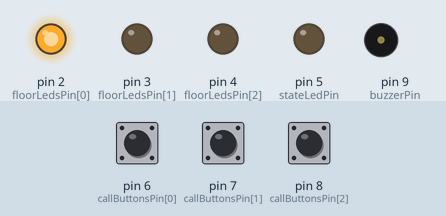
This sketch was run on a simulated Arduino Uno, built with avr-gcc and run on an emulated ATmega328P. Parts: output pins drawn as LEDs (lit = HIGH), buzzer (waves = sounding). The test bench sets the inputs (shaded band); at power-on: pin 7 (callButtonsPin[1]) HIGH, pin 6 (callButtonsPin[0]) HIGH, pin 8 (callButtonsPin[2]) HIGH.

Above: at 1.2 s.
1.3 s: pin 7 (callButtonsPin[1]) pulled LOW for 0.15 s
At 1.7 s:
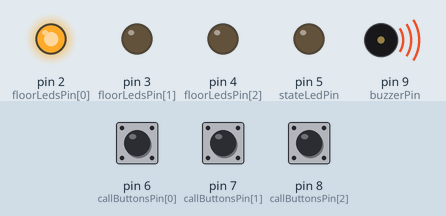
4.4 s: pin 6 (callButtonsPin[0]) pulled LOW for 3.2 s
At 6.8 s:
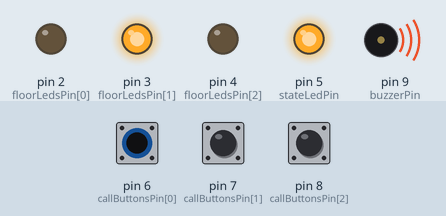
10.2 s: pin 8 (callButtonsPin[2]) pulled LOW for 3.2 s
At 11.9 s:
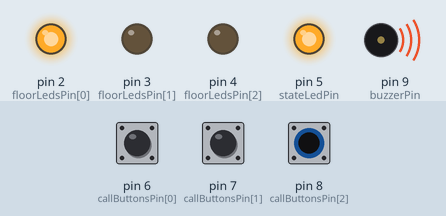
16.4 s: pin 6 (callButtonsPin[0]) pulled LOW for 1 s
At 17.8 s:
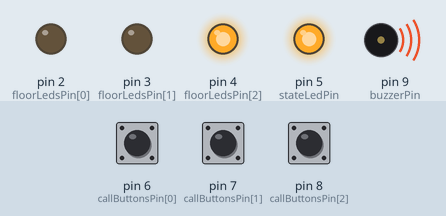
20.4 s: pin 7 (callButtonsPin[1]) pulled LOW for 3.2 s
At 23.7 s:
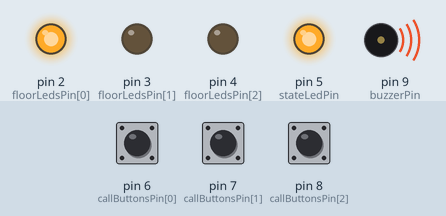
Timing chart, 0 to 26.1 s (numbered marks = the images above; inputs shaded):
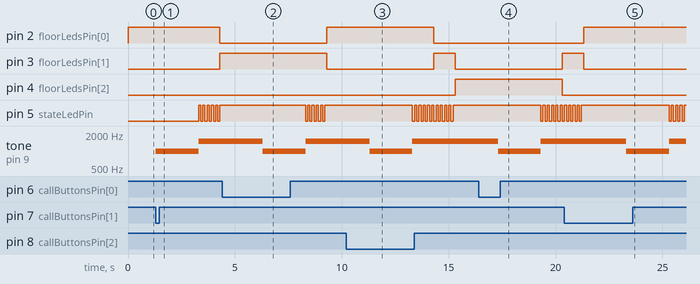

The sketch:

homework_3.ino
```cpp
/*
Homework 3

This sketch creates a state-based control system that simulates a 3-floor elevator.
I am using the following components:
  * 3 red LEDs - each of these represents one of the 3 floors.
  * a green LED - it represents the elevator's operational state. It should blink when the
  elevator is moving and remain static when stationary.
  * 3 buttons - they represent the call buttons from the 3 floors.
  * buzzer - it should sound when:
    - elevator is arriving at the desired floor
    - elevator doors are closing and movement ( 2 different sounds)
Also, this code includes debounce for button presses.

Created 28/10/2023
By Ana-Iulia Staci

Modified 29/10/2023
By Ana-Iulia Staci

https://github.com/iuliastaci/IntroductionToRobotics

*/

// Define the pins for LEDs, buttons and buzzer
const int floorLedsPin[] = {2, 3, 4}; // Array to store pins for floor indicator LEDs
const int stateLedPin = 5; // Pin for the state indicator LED
const int callButtonsPin[] = {6, 7, 8}; // Array to store pins for call buttons
const int buzzerPin = 9; // Pin for the buzzer

// Elevator states
enum ElevatorState {IDLE, MOVING, DOORS_OPEN, DOORS_CLOSE};

ElevatorState elevatorState = IDLE; // Initializing the elevator state
int currentFloor = 1;
int targetFloor = 1;
unsigned long lastStateChangeTime = 0;
unsigned long debounceDelay = 50; // Delay for button debouncing

byte callButtonState; // Store the state of a call button
byte stateLedValue; // Store the state LED value (HIGH or LOW)

int doorsClosingTime = 2000; // Time it takes for doors to close (in milliseconds)
int doorsOpeningTime = 2000; // Time it takes for doors to open (in milliseconds)
int movingTime = 1000; // Time it takes for the elevator to move between floors (in milliseconds)
int buzzerSoundTime = 100; // Duration for the buzzer sound (in milliseconds)

unsigned long previousBlinkTime = 0;
unsigned long currentBlinkTime;
const unsigned long blinkingInterval = 100; // Interval for blinking the state LED


bool buzzerOn = false; // Flag to track if the buzzer is ON or OFF

int buttonPressSoundFrequency = 1000; // Frequency of the buzzer for the button press
int doorsClosingSoundFrequency = 1500; // Frequency of the buzzer for doors closing
int doorsOpeningSoundFrequency = 2000; // Frequency of the buzzer for doors opening


void setup() {
  // Initialize pins
  for(int i = 0; i < 3; i++) {
    pinMode(floorLedsPin[i], OUTPUT);
    pinMode(callButtonsPin[i], INPUT_PULLUP); // Use INPUT_PULLUP for button debouncing
  }
  pinMode(stateLedPin, OUTPUT);
  pinMode(buzzerPin, OUTPUT);

  // Initialize the elevator at the first floor
  digitalWrite(floorLedsPin[0], HIGH); // Turn on the first floor LED
  noTone(buzzerPin); // Turn offn the buzzer

  Serial.begin(9600);

}

void loop() {
  switch (elevatorState) {
  case IDLE:
    // Check for button presses
    for (int i = 0; i < 3; i++) {
      callButtonState = digitalRead(callButtonsPin[i]);
      if (callButtonState == LOW && millis() - lastStateChangeTime > debounceDelay) {
        targetFloor = i + 1;
        if (targetFloor != currentFloor) {
          elevatorState = DOORS_CLOSE;
          lastStateChangeTime = millis();
          // Sound for button press
          buzzerOn = true;
          tone(buzzerPin, buttonPressSoundFrequency);
        }
      }
    }
    break;

  case DOORS_CLOSE:
    if (millis() - lastStateChangeTime > doorsClosingTime) {
    elevatorState = MOVING;
    // Sound for doors closing
    buzzerOn = true;
    tone(buzzerPin, doorsClosingSoundFrequency);
    lastStateChangeTime = millis();
    }
    break;

  case MOVING:
    // Blink the state LED to indicate movement
    currentBlinkTime = millis();
    if (currentBlinkTime - previousBlinkTime >= blinkingInterval) {
      previousBlinkTime = currentBlinkTime;
      stateLedValue = !digitalRead(stateLedPin);
      digitalWrite(stateLedPin, stateLedValue);
    }
    // Check if elevator is moving up
    if (currentFloor < targetFloor) {
      if (millis() - lastStateChangeTime > movingTime) {
        digitalWrite(floorLedsPin[currentFloor - 1], LOW);
        currentFloor++;
        digitalWrite(floorLedsPin[currentFloor - 1], HIGH);
        lastStateChangeTime = millis();

      }
    } else if (currentFloor > targetFloor) { // Check if elevator is moving down
      if (millis() - lastStateChangeTime > movingTime) {
        digitalWrite(floorLedsPin[currentFloor - 1], LOW);
        currentFloor--;
        digitalWrite(floorLedsPin[currentFloor - 1], HIGH);
        lastStateChangeTime = millis();
      }
    } else { // Elevator arrives at the desired floor
      elevatorState = DOORS_OPEN;
      lastStateChangeTime = millis();
      digitalWrite(stateLedPin, HIGH);
    }
    break;

  case DOORS_OPEN:
    if (millis() - lastStateChangeTime > doorsOpeningTime) {
      elevatorState = IDLE;
      // Sound for doors opening
      buzzerOn = true;
      tone(buzzerPin, doorsOpeningSoundFrequency);
      currentFloor = targetFloor;
      digitalWrite(floorLedsPin[currentFloor - 1], HIGH);
      // Turn off the buzzer after opening the doors
      if (buzzerOn == true) {
        noTone(buzzerPin);
        buzzerOn = false;
      }
    }
    break;
  }

}
```

Measured:
- after the input at 1.3 s, pin 2 (floorLedsPin[0]): HIGH → LOW after 3.0 s; pin 3 (floorLedsPin[1]): LOW → HIGH after 3.0 s; pin 5 (stateLedPin): alternates HIGH for 0.10 s and LOW for 0.10 s, starting after 2.0 s; tone on pin 9 (buzzerPin): silent → 1000 Hz at once, → 1500 Hz 2.0 s later
- after the input at 4.4 s, pin 2 (floorLedsPin[0]): LOW → HIGH after 4.9 s; pin 3 (floorLedsPin[1]): HIGH → LOW after 4.9 s; pin 5 (stateLedPin): alternates HIGH for 0.10 s and LOW for 0.10 s, 10 changes in all, then stays HIGH, starting after 3.9 s; tone on pin 9 (buzzerPin): 1500 Hz → 1000 Hz after 1.9 s, → 1500 Hz 2.0 s later
- after the input at 10.2 s, pin 2 (floorLedsPin[0]): HIGH → LOW after 4.1 s; pin 3 (floorLedsPin[1]): LOW → HIGH after 4.1 s, → LOW 1.0 s later
- after the input at 16.4 s, pin 3 (floorLedsPin[1]): LOW → HIGH after 3.9 s; pin 4 (floorLedsPin[2]): HIGH → LOW after 3.9 s; pin 5 (stateLedPin): alternates HIGH for 0.10 s and LOW for 0.10 s, starting after 2.9 s; tone on pin 9 (buzzerPin): 1500 Hz → 1000 Hz after 0.91 s, → 1500 Hz 2.0 s later
- after the input at 20.4 s, tone on pin 9 (buzzerPin): 1500 Hz → 1000 Hz after 2.9 s, → 1500 Hz 2.0 s later
